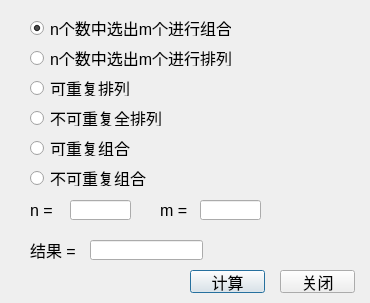
<?xml version="1.0" encoding="UTF-8"?>
<ui version="4.0">
 <class>permAndComb</class>
 <widget class="QDialog" name="permAndComb">
  <property name="geometry">
   <rect>
    <x>0</x>
    <y>0</y>
    <width>370</width>
    <height>303</height>
   </rect>
  </property>
  <property name="font">
   <font>
    <pointsize>12</pointsize>
   </font>
  </property>
  <property name="windowTitle">
   <string>排列组合工具</string>
  </property>
  <property name="windowIcon">
   <iconset resource="resource.qrc">
    <normaloff>:/images/services.png</normaloff>:/images/services.png</iconset>
  </property>
  <widget class="QLineEdit" name="numKLineEdit">
   <property name="geometry">
    <rect>
     <x>200</x>
     <y>200</y>
     <width>61</width>
     <height>20</height>
    </rect>
   </property>
  </widget>
  <widget class="QPushButton" name="CalcPushButton">
   <property name="enabled">
    <bool>true</bool>
   </property>
   <property name="geometry">
    <rect>
     <x>190</x>
     <y>270</y>
     <width>75</width>
     <height>23</height>
    </rect>
   </property>
   <property name="text">
    <string>计算</string>
   </property>
  </widget>
  <widget class="QRadioButton" name="radioButton_6">
   <property name="geometry">
    <rect>
     <x>30</x>
     <y>170</y>
     <width>121</width>
     <height>16</height>
    </rect>
   </property>
   <property name="text">
    <string>不可重复组合</string>
   </property>
  </widget>
  <widget class="QRadioButton" name="radioButton_4">
   <property name="geometry">
    <rect>
     <x>30</x>
     <y>110</y>
     <width>141</width>
     <height>16</height>
    </rect>
   </property>
   <property name="text">
    <string>不可重复全排列</string>
   </property>
  </widget>
  <widget class="QLineEdit" name="resultLineEdit">
   <property name="geometry">
    <rect>
     <x>90</x>
     <y>240</y>
     <width>113</width>
     <height>20</height>
    </rect>
   </property>
   <property name="readOnly">
    <bool>true</bool>
   </property>
  </widget>
  <widget class="QRadioButton" name="radioButton_1">
   <property name="geometry">
    <rect>
     <x>30</x>
     <y>20</y>
     <width>201</width>
     <height>16</height>
    </rect>
   </property>
   <property name="text">
    <string>n个数中选出m个进行组合</string>
   </property>
   <property name="checked">
    <bool>true</bool>
   </property>
  </widget>
  <widget class="QRadioButton" name="radioButton_2">
   <property name="geometry">
    <rect>
     <x>30</x>
     <y>50</y>
     <width>201</width>
     <height>16</height>
    </rect>
   </property>
   <property name="text">
    <string>n个数中选出m个进行排列</string>
   </property>
  </widget>
  <widget class="QPushButton" name="closePushButton">
   <property name="geometry">
    <rect>
     <x>280</x>
     <y>270</y>
     <width>75</width>
     <height>23</height>
    </rect>
   </property>
   <property name="text">
    <string>关闭</string>
   </property>
  </widget>
  <widget class="QLabel" name="label">
   <property name="geometry">
    <rect>
     <x>30</x>
     <y>200</y>
     <width>41</width>
     <height>20</height>
    </rect>
   </property>
   <property name="text">
    <string>n =</string>
   </property>
  </widget>
  <widget class="QLabel" name="label_2">
   <property name="geometry">
    <rect>
     <x>160</x>
     <y>200</y>
     <width>31</width>
     <height>20</height>
    </rect>
   </property>
   <property name="text">
    <string>m =</string>
   </property>
  </widget>
  <widget class="QRadioButton" name="radioButton_5">
   <property name="geometry">
    <rect>
     <x>30</x>
     <y>140</y>
     <width>121</width>
     <height>16</height>
    </rect>
   </property>
   <property name="text">
    <string>可重复组合</string>
   </property>
  </widget>
  <widget class="QLineEdit" name="numNLineEdit">
   <property name="geometry">
    <rect>
     <x>70</x>
     <y>200</y>
     <width>61</width>
     <height>20</height>
    </rect>
   </property>
  </widget>
  <widget class="QRadioButton" name="radioButton_3">
   <property name="geometry">
    <rect>
     <x>30</x>
     <y>80</y>
     <width>121</width>
     <height>16</height>
    </rect>
   </property>
   <property name="text">
    <string>可重复排列</string>
   </property>
  </widget>
  <widget class="QLabel" name="label_3">
   <property name="geometry">
    <rect>
     <x>30</x>
     <y>240</y>
     <width>54</width>
     <height>20</height>
    </rect>
   </property>
   <property name="text">
    <string>结果 =</string>
   </property>
  </widget>
 </widget>
 <tabstops>
  <tabstop>radioButton_1</tabstop>
  <tabstop>radioButton_2</tabstop>
  <tabstop>radioButton_3</tabstop>
  <tabstop>radioButton_4</tabstop>
  <tabstop>radioButton_5</tabstop>
  <tabstop>radioButton_6</tabstop>
  <tabstop>numNLineEdit</tabstop>
  <tabstop>numKLineEdit</tabstop>
  <tabstop>resultLineEdit</tabstop>
  <tabstop>CalcPushButton</tabstop>
  <tabstop>closePushButton</tabstop>
 </tabstops>
 <resources>
  <include location="resource.qrc"/>
 </resources>
 <connections>
  <connection>
   <sender>closePushButton</sender>
   <signal>clicked()</signal>
   <receiver>permAndComb</receiver>
   <slot>close()</slot>
   <hints>
    <hint type="sourcelabel">
     <x>447</x>
     <y>341</y>
    </hint>
    <hint type="destinationlabel">
     <x>184</x>
     <y>151</y>
    </hint>
   </hints>
  </connection>
  <connection>
   <sender>CalcPushButton</sender>
   <signal>clicked()</signal>
   <receiver>permAndComb</receiver>
   <slot>getResult()</slot>
   <hints>
    <hint type="sourcelabel">
     <x>357</x>
     <y>341</y>
    </hint>
    <hint type="destinationlabel">
     <x>184</x>
     <y>151</y>
    </hint>
   </hints>
  </connection>
 </connections>
 <slots>
  <slot>getResult()</slot>
  <slot>setCalcEnabled()</slot>
 </slots>
</ui>
